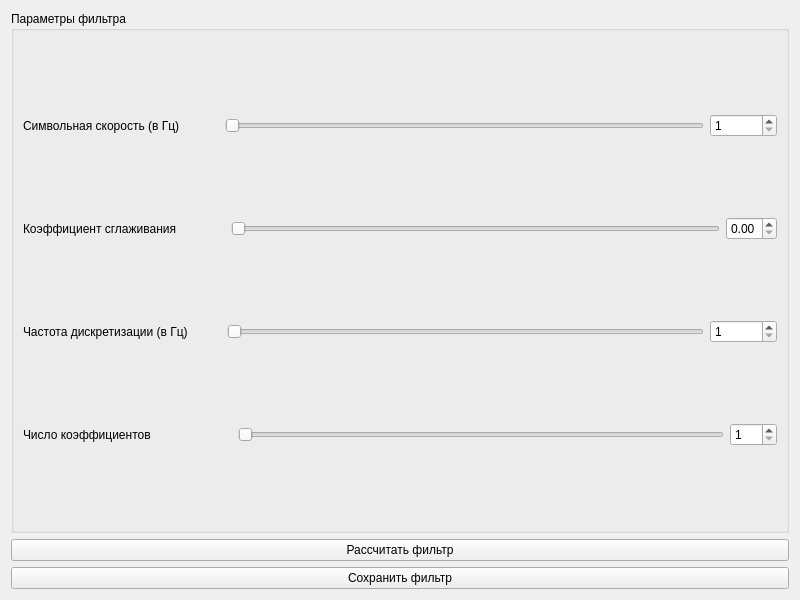
<?xml version="1.0" encoding="UTF-8"?>
<ui version="4.0">
 <class>Widget</class>
 <widget class="QWidget" name="Widget">
  <property name="geometry">
   <rect>
    <x>0</x>
    <y>0</y>
    <width>800</width>
    <height>600</height>
   </rect>
  </property>
  <property name="windowTitle">
   <string>Генератор приподнятого косинуса</string>
  </property>
  <property name="windowIcon">
   <iconset resource="q.qrc">
    <normaloff>:/icon/icon.ico</normaloff>:/icon/icon.ico</iconset>
  </property>
  <layout class="QVBoxLayout" name="verticalLayout_2">
   <item>
    <widget class="QGroupBox" name="optionsGRB">
     <property name="title">
      <string>Параметры фильтра</string>
     </property>
     <layout class="QVBoxLayout" name="verticalLayout">
      <item>
       <layout class="QHBoxLayout" name="horizontalLayout">
        <item>
         <widget class="QLabel" name="symbolRateLBL">
          <property name="text">
           <string>Символьная скорость (в Гц)</string>
          </property>
         </widget>
        </item>
        <item>
         <spacer name="horizontalSpacer_4">
          <property name="orientation">
           <enum>Qt::Horizontal</enum>
          </property>
          <property name="sizeType">
           <enum>QSizePolicy::Fixed</enum>
          </property>
          <property name="sizeHint" stdset="0">
           <size>
            <width>39</width>
            <height>20</height>
           </size>
          </property>
         </spacer>
        </item>
        <item>
         <widget class="QSlider" name="symbolRateHSL">
          <property name="minimum">
           <number>1</number>
          </property>
          <property name="maximum">
           <number>1000000</number>
          </property>
          <property name="orientation">
           <enum>Qt::Horizontal</enum>
          </property>
         </widget>
        </item>
        <item>
         <widget class="QSpinBox" name="symbolRateSPB">
          <property name="minimum">
           <number>1</number>
          </property>
          <property name="maximum">
           <number>1000000</number>
          </property>
         </widget>
        </item>
       </layout>
      </item>
      <item>
       <layout class="QHBoxLayout" name="horizontalLayout_2">
        <item>
         <widget class="QLabel" name="rolloffLBL">
          <property name="text">
           <string>Коэффициент сглаживания</string>
          </property>
         </widget>
        </item>
        <item>
         <spacer name="horizontalSpacer_3">
          <property name="orientation">
           <enum>Qt::Horizontal</enum>
          </property>
          <property name="sizeType">
           <enum>QSizePolicy::Fixed</enum>
          </property>
          <property name="sizeHint" stdset="0">
           <size>
            <width>48</width>
            <height>20</height>
           </size>
          </property>
         </spacer>
        </item>
        <item>
         <widget class="QSlider" name="rolloffHSL">
          <property name="minimum">
           <number>0</number>
          </property>
          <property name="maximum">
           <number>100</number>
          </property>
          <property name="singleStep">
           <number>1</number>
          </property>
          <property name="pageStep">
           <number>1</number>
          </property>
          <property name="orientation">
           <enum>Qt::Horizontal</enum>
          </property>
         </widget>
        </item>
        <item>
         <widget class="QDoubleSpinBox" name="rolloffDSPB">
          <property name="maximum">
           <double>1.000000000000000</double>
          </property>
          <property name="singleStep">
           <double>0.100000000000000</double>
          </property>
         </widget>
        </item>
       </layout>
      </item>
      <item>
       <layout class="QHBoxLayout" name="horizontalLayout_3">
        <item>
         <widget class="QLabel" name="samplingLBL">
          <property name="text">
           <string>Частота дискретизации (в Гц)</string>
          </property>
         </widget>
        </item>
        <item>
         <spacer name="horizontalSpacer_2">
          <property name="orientation">
           <enum>Qt::Horizontal</enum>
          </property>
          <property name="sizeType">
           <enum>QSizePolicy::Fixed</enum>
          </property>
          <property name="sizeHint" stdset="0">
           <size>
            <width>33</width>
            <height>20</height>
           </size>
          </property>
         </spacer>
        </item>
        <item>
         <widget class="QSlider" name="samplingHSL">
          <property name="minimum">
           <number>1</number>
          </property>
          <property name="maximum">
           <number>1000000</number>
          </property>
          <property name="pageStep">
           <number>100</number>
          </property>
          <property name="orientation">
           <enum>Qt::Horizontal</enum>
          </property>
         </widget>
        </item>
        <item>
         <widget class="QSpinBox" name="samplingSPB">
          <property name="minimum">
           <number>1</number>
          </property>
          <property name="maximum">
           <number>1000000</number>
          </property>
         </widget>
        </item>
       </layout>
      </item>
      <item>
       <layout class="QHBoxLayout" name="horizontalLayout_4">
        <item>
         <widget class="QLabel" name="numOfTapsLBL">
          <property name="text">
           <string>Число коэффициентов</string>
          </property>
         </widget>
        </item>
        <item>
         <spacer name="horizontalSpacer">
          <property name="orientation">
           <enum>Qt::Horizontal</enum>
          </property>
          <property name="sizeType">
           <enum>QSizePolicy::Fixed</enum>
          </property>
          <property name="sizeHint" stdset="0">
           <size>
            <width>81</width>
            <height>20</height>
           </size>
          </property>
         </spacer>
        </item>
        <item>
         <widget class="QSlider" name="numOfTapsHSL">
          <property name="minimum">
           <number>1</number>
          </property>
          <property name="maximum">
           <number>500</number>
          </property>
          <property name="pageStep">
           <number>1</number>
          </property>
          <property name="orientation">
           <enum>Qt::Horizontal</enum>
          </property>
         </widget>
        </item>
        <item>
         <widget class="QSpinBox" name="numOfTapsSPB">
          <property name="minimum">
           <number>1</number>
          </property>
          <property name="maximum">
           <number>500</number>
          </property>
         </widget>
        </item>
       </layout>
      </item>
     </layout>
    </widget>
   </item>
   <item>
    <widget class="QPushButton" name="computePBN">
     <property name="text">
      <string>Рассчитать фильтр</string>
     </property>
    </widget>
   </item>
   <item>
    <widget class="QPushButton" name="savePBN">
     <property name="text">
      <string>Сохранить фильтр</string>
     </property>
    </widget>
   </item>
  </layout>
 </widget>
 <resources>
  <include location="q.qrc"/>
 </resources>
 <connections>
  <connection>
   <sender>symbolRateHSL</sender>
   <signal>valueChanged(int)</signal>
   <receiver>symbolRateSPB</receiver>
   <slot>setValue(int)</slot>
   <hints>
    <hint type="sourcelabel">
     <x>410</x>
     <y>83</y>
    </hint>
    <hint type="destinationlabel">
     <x>531</x>
     <y>84</y>
    </hint>
   </hints>
  </connection>
  <connection>
   <sender>symbolRateSPB</sender>
   <signal>valueChanged(int)</signal>
   <receiver>symbolRateHSL</receiver>
   <slot>setValue(int)</slot>
   <hints>
    <hint type="sourcelabel">
     <x>531</x>
     <y>84</y>
    </hint>
    <hint type="destinationlabel">
     <x>410</x>
     <y>83</y>
    </hint>
   </hints>
  </connection>
  <connection>
   <sender>samplingHSL</sender>
   <signal>valueChanged(int)</signal>
   <receiver>samplingSPB</receiver>
   <slot>setValue(int)</slot>
   <hints>
    <hint type="sourcelabel">
     <x>413</x>
     <y>207</y>
    </hint>
    <hint type="destinationlabel">
     <x>531</x>
     <y>207</y>
    </hint>
   </hints>
  </connection>
  <connection>
   <sender>samplingSPB</sender>
   <signal>valueChanged(int)</signal>
   <receiver>samplingHSL</receiver>
   <slot>setValue(int)</slot>
   <hints>
    <hint type="sourcelabel">
     <x>531</x>
     <y>207</y>
    </hint>
    <hint type="destinationlabel">
     <x>413</x>
     <y>207</y>
    </hint>
   </hints>
  </connection>
  <connection>
   <sender>numOfTapsHSL</sender>
   <signal>valueChanged(int)</signal>
   <receiver>numOfTapsSPB</receiver>
   <slot>setValue(int)</slot>
   <hints>
    <hint type="sourcelabel">
     <x>415</x>
     <y>288</y>
    </hint>
    <hint type="destinationlabel">
     <x>557</x>
     <y>289</y>
    </hint>
   </hints>
  </connection>
  <connection>
   <sender>numOfTapsSPB</sender>
   <signal>valueChanged(int)</signal>
   <receiver>numOfTapsHSL</receiver>
   <slot>setValue(int)</slot>
   <hints>
    <hint type="sourcelabel">
     <x>557</x>
     <y>289</y>
    </hint>
    <hint type="destinationlabel">
     <x>415</x>
     <y>288</y>
    </hint>
   </hints>
  </connection>
 </connections>
</ui>
